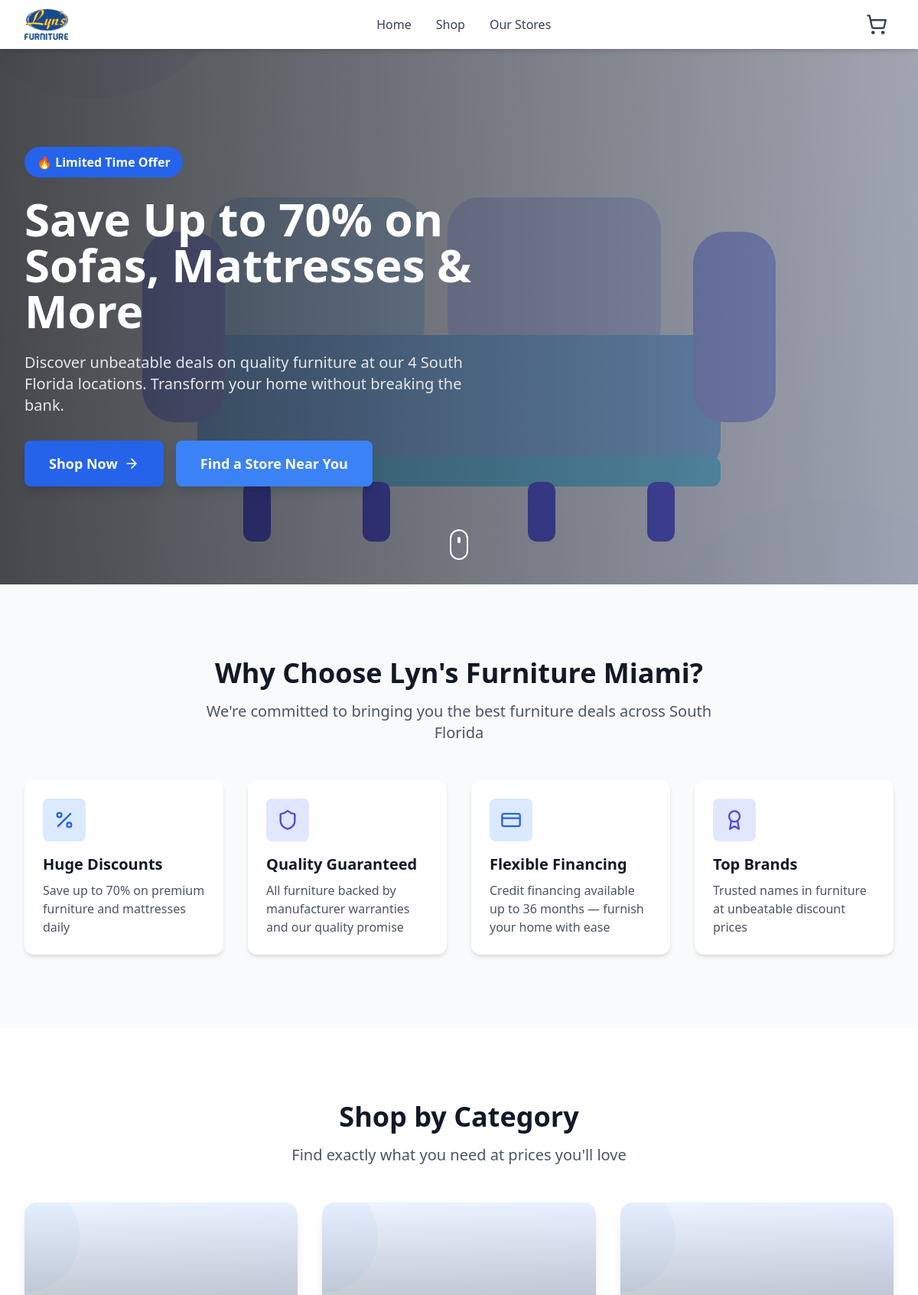
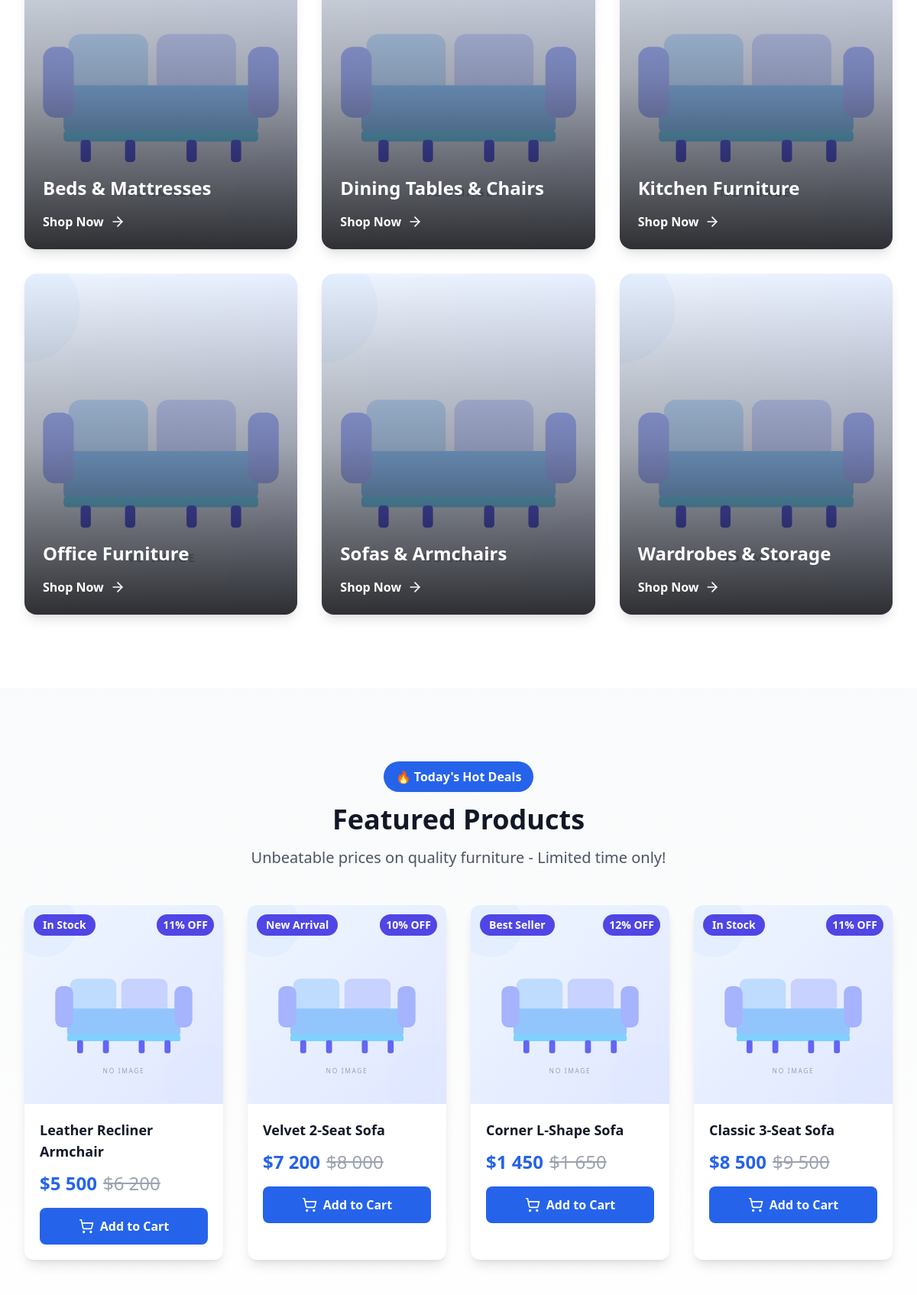
The page / (upper part) on the database its author committed (2 pictures, top to bottom).
### catalog/models.py (models this page shows, shortened)
class Category(models.Model):
    name = models.CharField(
        max_length=200,
        verbose_name=_('Name')
    )
    slug = models.SlugField(
        max_length=200,
        unique=True,
        verbose_name=_('URL')
    )
    image = models.ImageField(
        upload_to='categories/%Y/%m/%d/',
        blank=True,
        null=True,
        verbose_name=_('Image')
    )
    is_active = models.BooleanField(
        default=True,
        verbose_name=_('Active')
    )
    created_at = models.DateTimeField(
        auto_now_add=True,
        verbose_name=_('Created at')
    )
    class Meta:
        verbose_name = _('Category')
        verbose_name_plural = _('Categories')
        ordering = ['name']

class Product(models.Model):
    IN_STOCK = 'in_stock'
    ON_ORDER = 'on_order'
    BEST_SELLER = 'best_seller'
    NEW_ARRIVAL = 'new_arrival'
    HOT_DEAL = 'hot_deal'
    LIMITED_STOCK = 'limited_stock'
    STATUS_CHOICES = [
        (IN_STOCK, _('In Stock')),
        (ON_ORDER, _('On Order')),
        (BEST_SELLER, _('Best Seller')),
        (NEW_ARRIVAL, _('New Arrival')),
        (HOT_DEAL, _('Hot Deal')),
        (LIMITED_STOCK, _('Limited Stock')),
    ]
    category = models.ForeignKey(
        Category,
        on_delete=models.CASCADE,
        related_name='products',
        verbose_name=_('Category')
    )
    name = models.CharField(
        max_length=200,
        verbose_name=_('Name')
    )
    slug = models.SlugField(
        max_length=200,
        unique=True,
        verbose_name=_('URL')
    )
    description = models.TextField(
        verbose_name=_('Description')
    )
    price = models.DecimalField(
        max_digits=10,
        decimal_places=2,
        verbose_name=_('Sale price')
    )
    price_before_discount = models.DecimalField(
        max_digits=10,
        decimal_places=2,
        blank=True,
        null=True,
        verbose_name=_('Price before discount')
    )
    status = models.CharField(
        max_length=20,
        choices=STATUS_CHOICES,
        default=IN_STOCK,
        verbose_name=_('Status')
    )
    is_active = models.BooleanField(
        default=True,
        verbose_name=_('Active')
    )
    is_featured = models.BooleanField(
        default=False,
        verbose_name=_('Featured')
    )
    created_at = models.DateTimeField(
        auto_now_add=True,
        verbose_name=_('Created at')
    )
    class Meta:
        verbose_name = _('Product')
        verbose_name_plural = _('Products')
        ordering = ['-created_at']
    def get_primary_image_url(self):
        primary_image = self.gallery_images.filter(is_primary=True).first()
        if primary_image:
            return primary_image.image.url
        first_image = self.gallery_images.first()
        if first_image:
            return first_image.image.url
        return '/static/images/placeholder.jpg'
    def get_discount_percent(self):
        if self.price_before_discount and self.price_before_discount > self.price:
            discount = (self.price_before_discount - self.price) / self.price_before_discount * 100
            return round(discount)
        return None

### catalog/views.py (the view)
# urls.py: path('', views.home_view, name='home'),
@ensure_csrf_cookie
def home_view(request):
    categories = Category.objects.filter(is_active=True)
    featured_products = Product.objects.filter(is_active=True, is_featured=True)[:8]
    context = {
        'categories': categories,
        'featured_products': featured_products
    }
    return render(request, 'catalog/home.html', context)

### cart/cart.py (called while the page is built)
    def __len__(self):
        return sum(item['quantity'] for item in self.cart.values())

### cart/context_processors.py (called while the page is built)
def cart(request):
    cart = Cart(request)
    return {'cart_count': len(cart)}

### catalog/templatetags/price_filters.py (called while the page is built)
@register.filter
def price_format(value):
    if value is None:
        return ''
    try:
        d = Decimal(str(value))
        if d == d.to_integral_value():
            return f'{int(d):,}'.replace(',', ' ')
        formatted = f'{float(d):,.2f}'.rstrip('0')
        integer_part, decimal_part = formatted.split('.')
        integer_part = integer_part.replace(',', ' ')
        return f'{integer_part}.{decimal_part}'
    except (ValueError, TypeError):
        return str(value)

### templates/catalog/home.html (shortened to what this page needs)
{% extends 'base.html' %}
{% block content %}
<div class="min-h-screen bg-white">
    {% include 'partials/hero.html' %}
    {% include 'partials/benefits.html' %}
    {% include 'partials/categories.html' %}
    {% include 'partials/featured_deals.html' %}
</div>
{% endblock %}

### templates/partials/categories.html (shortened to what this page needs)
<section id="categories" class="py-16 lg:py-24 bg-white">
    <div class="max-w-7xl mx-auto px-4 sm:px-6 lg:px-8">
        <div class="text-center mb-12">
            <h2 class="text-3xl lg:text-4xl font-bold text-gray-900 mb-4">
                Shop by Category
            </h2>
            <p class="text-xl text-gray-600 max-w-2xl mx-auto">
                Find exactly what you need at prices you'll love
            </p>
        </div>
        {% if categories %}
        <div class="grid grid-cols-1 md:grid-cols-3 gap-8">
            {% for category in categories %}
            <a href="{% url 'catalog:product_list' category.slug %}" class="group relative overflow-hidden rounded-2xl shadow-lg hover:shadow-2xl transition-all duration-300 cursor-pointer block">
                <div class="aspect-[4/5] overflow-hidden">
                    {% if category.image %}
                    <img
                        src="{{ category.image.url }}"
                        alt="{{ category.name }}"
                        class="w-full h-full object-cover group-hover:scale-110 transition-transform duration-500"
                    />
                    {% endif %}
                    <div class="absolute inset-0 bg-gradient-to-t from-black/80 via-black/30 to-transparent"></div>
                </div>
                <div class="absolute bottom-0 left-0 right-0 p-6 text-white">
                    <h3 class="text-2xl font-bold mb-4">
                        {{ category.name }}
                    </h3>
                    <span class="flex items-center gap-2 text-white font-semibold group-hover:gap-3 transition-all">
                        Shop Now
                        <svg class="w-5 h-5" xmlns="http://www.w3.org/2000/svg" width="24" height="24" viewBox="0 0 24 24" fill="none" stroke="currentColor" stroke-width="2" stroke-linecap="round" stroke-linejoin="round"><path d="M5 12h14"/><path d="m12 5 7 7-7 7"/></svg>
                    </span>
                </div>
            </a>
            {% endfor %}
        </div>
        {% else %}
        <div class="text-center py-12 text-gray-500">
            <p class="text-xl">No categories available yet.</p>
        </div>
        {% endif %}
    </div>
</section>

### templates/partials/featured_deals.html (shortened to what this page needs)
{% load price_filters %}
<section class="py-16 lg:py-24 bg-gradient-to-b from-gray-50 to-white">
    <div class="max-w-7xl mx-auto px-4 sm:px-6 lg:px-8">
        <div class="text-center mb-12">
            <div class="inline-block bg-blue-600 text-white px-4 py-2 rounded-full mb-4">
                <span class="font-semibold">🔥 Today's Hot Deals</span>
            </div>
            <h2 class="text-3xl lg:text-4xl font-bold text-gray-900 mb-4">
                Featured Products
            </h2>
            <p class="text-xl text-gray-600 max-w-2xl mx-auto">
                Unbeatable prices on quality furniture - Limited time only!
            </p>
        </div>
        {% if featured_products %}
        <div class="grid grid-cols-1 sm:grid-cols-2 lg:grid-cols-4 gap-8">
            {% for product in featured_products %}
            {% url 'catalog:product_list' product.category.slug as category_url %}
            <a href="{{ category_url }}?open={{ product.slug }}"
               class="bg-white rounded-xl shadow-lg overflow-hidden hover:shadow-2xl transition-all duration-300 group block">
                <div class="relative aspect-square overflow-hidden">
                    <img
                        src="{{ product.get_primary_image_url }}"
                        alt="{{ product.name }}"
                        class="w-full h-full object-cover group-hover:scale-110 transition-transform duration-500"
                    />
                    <div class="absolute top-3 left-3 bg-indigo-600 text-white px-3 py-1 rounded-full text-sm font-semibold">
                        {{ product.get_status_display }}
                    </div>
                    {% if product.get_discount_percent %}
                    <div class="absolute top-3 right-3 bg-indigo-600 text-white px-2 py-1 rounded-full text-sm font-bold">
                        {{ product.get_discount_percent }}% OFF
                    </div>
                    {% endif %}
                </div>
                <div class="p-5">
                    <h3 class="text-lg font-semibold text-gray-900 mb-3">
                        {{ product.name }}
                    </h3>
                    <div class="flex items-baseline gap-2 mb-4">
                        <span class="text-2xl font-bold text-blue-600">${{ product.price|price_format }}</span>
                        {% if product.price_before_discount %}
                        <span class="text-2xl text-gray-400 line-through">${{ product.price_before_discount|price_format }}</span>
                        {% endif %}
                    </div>
                    <div class="w-full bg-blue-600 hover:bg-blue-700 text-white py-3 rounded-lg font-semibold flex items-center justify-center gap-2 transition-all">
                        Add to Cart
                    </div>
                </div>
            </a>
            {% endfor %}
        </div>
        {% else %}
        <div class="text-center py-12 text-gray-500">
            <p class="text-xl">No products available yet.</p>
        </div>
        {% endif %}
    </div>
</section>

### templates/base.html (style rules this page uses)
:root { --font-size: 16px; --background: #ffffff; --foreground: oklch(0.145 0 0); --card: #ffffff; --card-foreground: oklch(0.145 0 0); --popover: oklch(1 0 0); --popover-foreground: oklch(0.145 0 0); --primary: #030213; --primary-foreground: oklch(1 0 0); --secondary: oklch(0.95 0.0058 264.53); --secondary-foreground: #030213; --muted: #ececf0; --muted-foreground: #717182; --accent: #e9ebef; --accent-foreground: #030213; --destructive: #d4183d; --destructive-foreground: #ffffff; --border: rgba(0, 0, 0, 0.1); --input: transparent; --input-background: #f3f3f5; --switch-background: #cbced4; --font-weight-medium: 500; --font-weight-normal: 400; --ring: oklch(0.708 0 0); --chart-1: oklch(0.646 0.222 41.116); --chart-2: oklch(0.6 0.118 184.704); --chart-3: oklch(0.398 0.07 227.392); --chart-4: oklch(0.828 0.189 84.429); --chart-5: oklch(0.769 0.188 70.08); --radius: 0.625rem; --sidebar: oklch(0.985 0 0); --sidebar-foreground: oklch(0.145 0 0); --sidebar-primary: #030213; --sidebar-primary-foreground: oklch(0.985 0 0); --sidebar-accent: oklch(0.97 0 0); --sidebar-accent-foreground: oklch(0.205 0 0); --sidebar-border: oklch(0.922 0 0); --sidebar-ring: oklch(0.708 0 0); }
* { border-color: var(--border); }
html { font-size: var(--font-size); }
body { background-color: var(--background); color: var(--foreground); }
h2 { font-weight: var(--font-weight-medium); }
h3 { font-weight: var(--font-weight-medium); }

### rows shown on the page
Category: name "Beds & Mattresses"
Category: name "Dining Tables & Chairs"
Category: name "Kitchen Furniture"
Category: name "Office Furniture"
Category: name "Sofas & Armchairs"
Category: name "Wardrobes & Storage"
Product: status "In Stock", get_discount_percent "11", name "Leather Recliner Armchair", price "5 500", price_before_discount "6 200"
Product: status "New Arrival", get_discount_percent "10", name "Velvet 2-Seat Sofa", price "7 200", price_before_discount "8 000"
Product: status "Best Seller", get_discount_percent "12", name "Corner L-Shape Sofa", price "1 450", price_before_discount "1 650"
Product: status "In Stock", get_discount_percent "11", name "Classic 3-Seat Sofa", price "8 500", price_before_discount "9 500"
